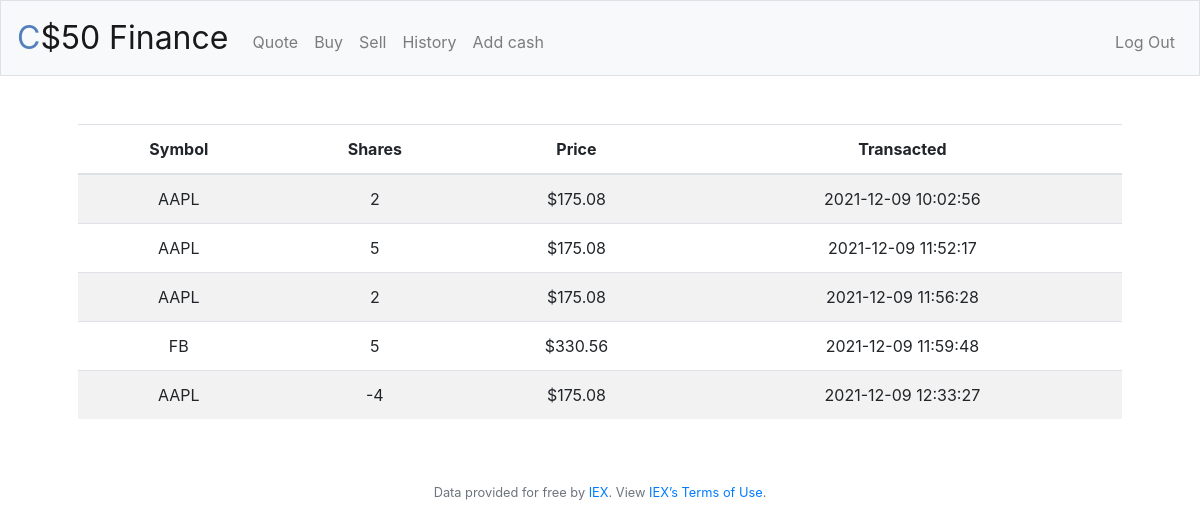
Screenshot of /history (signed in) with the database file from the repository.
### tables this page shows
CREATE TABLE 'transactions' ( id INTEGER PRIMARY KEY AUTOINCREMENT, user_id INTEGER NOT NULL, name TEXT NOT NULL, shares INTEGER NOT NULL, price NUMERIC NOT NULL, type TEXT NOT NULL, symbol TEXT NOT NULL, time TIMESTAMP DEFAULT CURRENT_TIMESTAMP, FOREIGN KEY(user_id) REFERENCES users(id) );

### application.py (the view)
@app.route("/history")
@login_required
def history():
    transaction = db.execute("SELECT symbol, price, shares, time FROM transactions WHERE user_id=:user_id", user_id=session["user_id"])
    for i in range(len(transaction)):
        transaction[i]["price"] = usd(transaction[i]["price"])
    return render_template("history.html", transaction=transaction)

### application.py (called while the page is built)
@app.after_request
def after_request(response):
    response.headers["Cache-Control"] = "no-cache, no-store, must-revalidate"
    response.headers["Expires"] = 0
    response.headers["Pragma"] = "no-cache"
    return response

### helpers.py (called while the page is built)
def login_required(f):
    @wraps(f)
    def decorated_function(*args, **kwargs):
        if session.get("user_id") is None:
            return redirect("/login")
        return f(*args, **kwargs)
    return decorated_function

def usd(value):
    return f"${value:,.2f}"

### templates/history.html (shortened to what this page needs)
{% extends "layout.html" %}
{% block main %}
    <table class="table table-striped">
        <thead>
            <tr>
                <th>
                    Symbol
                </th>
                <th>
                    Shares
                </th>
                <th>
                    Price
                </th>
                <th>
                    Transacted
                </th>
            </tr>
        </thead>
        <tbody>
            {% for i in transaction %}
            <tr>
                <td> {{ i["symbol"] }} </td>
                <td> {{ i["shares"] }} </td>
                <td> {{ i["price"] }} </td>
                <td> {{ i["time"] }} </td>
            </tr>
            {% endfor %}
        </tbody>
    </table>
{% endblock %}

### templates/layout.html (shortened to what this page needs)
<!DOCTYPE html>
<html lang="en">
    <head>
        <link rel="stylesheet" href="https://cdn.jsdelivr.net/npm/bootstrap@4.5.3/dist/css/bootstrap.min.css">
        <link href="/static/styles.css" rel="stylesheet">
    </head>
    <body>
        <nav class="navbar navbar-expand-md navbar-light bg-light border">
            <a class="navbar-brand" href="/"><span class="blue">C</span><span class="red">$</span><span class="yellow">5</span><span class="green">0</span> <span class="red">Finance</span></a>
            <div class="collapse navbar-collapse" id="navbar">
                {% if session.user_id %}
                    <ul class="navbar-nav mr-auto mt-2">
                        <li class="nav-item"><a class="nav-link" href="/quote">Quote</a></li>
                        <li class="nav-item"><a class="nav-link" href="/buy">Buy</a></li>
                        <li class="nav-item"><a class="nav-link" href="/sell">Sell</a></li>
                        <li class="nav-item"><a class="nav-link" href="/history">History</a></li>
                        <li class="nav-item"><a class="nav-link" href="/add-cash">Add cash</a></li>
                    </ul>
                    <ul class="navbar-nav ml-auto mt-2">
                        <li class="nav-item"><a class="nav-link" href="/logout">Log Out</a></li>
                    </ul>
                {% else %}
                    <ul class="navbar-nav ml-auto mt-2">
                        <li class="nav-item"><a class="nav-link" href="/register">Register</a></li>
                        <li class="nav-item"><a class="nav-link" href="/login">Log In</a></li>
                    </ul>
                {% endif %}
            </div>
        </nav>
        <main class="container p-5">
            {% block main %}{% endblock %}
        </main>
        <footer class="small text-center text-muted">
            Data provided for free by <a href="https://iextrading.com/developer">IEX</a>. View <a href="https://iextrading.com/api-exhibit-a/">IEX’s Terms of Use</a>.
        </footer>
    </body>
</html>

### static/styles.css (style rules this page uses)
nav .navbar-brand { font-size: xx-large; }
nav .navbar-brand .blue { color: #537fbe; }
main { overflow-x: auto; text-align: center; }

### rows the page displays
transactions: symbol "AAPL", shares "2", price "$175.08", time "2021-12-09 10:02:56"
transactions: symbol "AAPL", shares "5", price "$175.08", time "2021-12-09 11:52:17"
transactions: symbol "AAPL", shares "2", price "$175.08", time "2021-12-09 11:56:28"
transactions: symbol "FB", shares "5", price "$330.56", time "2021-12-09 11:59:48"
transactions: symbol "AAPL", shares "-4", price "$175.08", time "2021-12-09 12:33:27"
